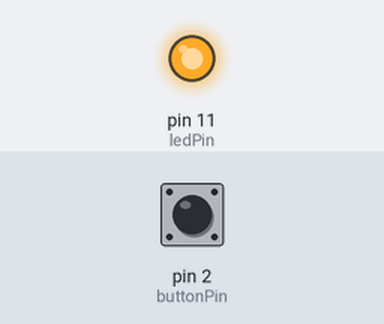
A sketch run on a simulated Arduino Uno, built with avr-gcc and run on an emulated ATmega328P. Parts: output pins drawn as LEDs (lit = HIGH). Inputs (shaded band) come from the test bench; at power-on: pin 2 (buttonPin) HIGH.

Above: at 1.2 s.
1.3 s: pin 2 (buttonPin) pulled LOW for 0.15 s
At 2.0 s:
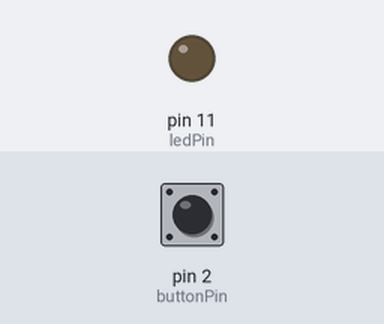
2.9 s: pin 2 (buttonPin) pulled LOW for 1 s
At 4.5 s:
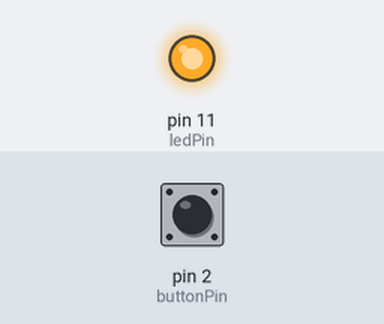
5.4 s: pin 2 (buttonPin) pulled LOW for 3.2 s
At 9.3 s:
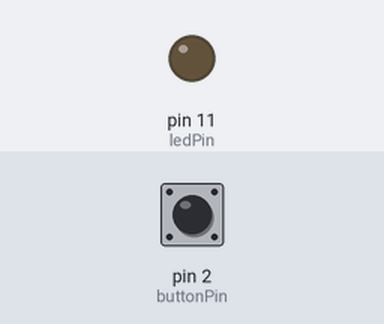
Timing chart, 0 to 10.8 s (numbered marks = the images above; inputs shaded):
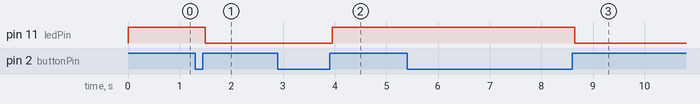

Measured:
- after the input at 1.3 s, pin 11 (ledPin): HIGH → LOW after 0.20 s
- after the input at 2.9 s, pin 11 (ledPin): LOW → HIGH after 1.1 s
- after the input at 5.4 s, pin 11 (ledPin): HIGH → LOW after 3.3 s

The sketch:

L3_5.ino
```cpp
// counter for pressing the button
const int ledPin = 11;
const int buttonPin = 2;

bool buttonState = LOW;

bool previousState = HIGH;
bool ledState = LOW;

int readding = HIGH;
int previousReadding = HIGH;

unsigned int lastDebounceTime = HIGH;
unsigned int debounceDelay = 50;

void setup() {
  // put your setup code here, to run once:
  pinMode(buttonPin, INPUT_PULLUP);
  pinMode(ledPin, OUTPUT);

  Serial.begin(9600);
}

void loop() {
  // put your main code here, to run repeatedly:
  readding = digitalRead(buttonPin);

  if ( readding != previousReadding){
    lastDebounceTime = millis();
  }
  if(millis() - lastDebounceTime > debounceDelay){
    if(readding != buttonState){
      buttonState = readding;
      if(buttonState == HIGH){
        ledState = ! ledState;
        digitalWrite(ledPin, ledState);
      }
    }
  }
  previousReadding = readding;
}
```
